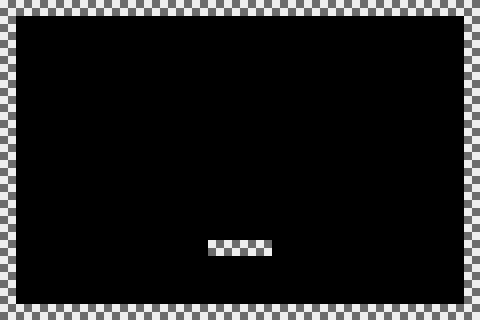

Rendered tile map (Tiled .tmx) drawn with the repository's tilesets; below, a short description and the map source with its tile grids summarised:
An orthogonal 30x20 tile map with 16x16 px tiles, 2 tile layers (bricks, solidbricks), 3 tilesets and 11 objects (6x PowerUpSpawnPoint, SpawnPoint, ExitDoor, TimeBomb).

<map version="1.0" orientation="orthogonal" width="30" height="20" tilewidth="16" tileheight="16">
 <tileset firstgid="1" name="TileSetTemplate" tilewidth="16" tileheight="16">
  <image source="TileSetTemplate.png" width="64" height="64" />
 </tileset>
 <tileset firstgid="17" name="TileSetTemplateSolid" tilewidth="16" tileheight="16">
  <image source="TileSetTemplateSolid.png" width="64" height="64" />
 </tileset>
 <tileset firstgid="33" name="Tile T" tilewidth="16" tileheight="16">
  <image source="Tile T.png" width="16" height="16" />
 </tileset>
 <layer name="bricks" width="30" height="20">
  <data>[600 cells, 0 non-empty, 0 distinct tile ids]</data>
 </layer>
 <layer name="solidbricks" width="30" height="20">
  <data>[600 cells, 100 non-empty, 1 distinct tile ids]</data>
 </layer>
 <objectgroup name="Objects" width="30" height="20">
  <object x="441" y="107" height="1" />
  <object name="PowerUpSpawnPoint" x="149" y="196">
   <properties>
    <property name="PowerUpSpawnPoint" value="0" />
   </properties>
  </object>
  <object name="PowerUpSpawnPoint" x="170" y="196">
   <properties>
    <property name="PowerUpSpawnPoint" value="1" />
   </properties>
  </object>
  <object name="PowerUpSpawnPoint" x="190" y="195">
   <properties>
    <property name="PowerUpSpawnPoint" value="2" />
   </properties>
  </object>
  <object name="PowerUpSpawnPoint" x="149" y="216">
   <properties>
    <property name="PowerUpSpawnPoint" value="3" />
   </properties>
  </object>
  <object name="PowerUpSpawnPoint" x="170" y="217">
   <properties>
    <property name="PowerUpSpawnPoint" value="4" />
   </properties>
  </object>
  <object name="PowerUpSpawnPoint" x="191" y="215">
   <properties>
    <property name="PowerUpSpawnPoint" value="5" />
   </properties>
  </object>
  <object x="441" y="178" height="1" />
  <object name="SpawnPoint" x="73" y="287">
   <properties>
    <property name="SpawnPoint" value="1" />
   </properties>
  </object>
  <object name="ExitDoor" x="400" y="282">
   <properties>
    <property name="ExitDoor" value="1" />
   </properties>
  </object>
  <object name="TimeBomb" x="242" y="227">
   <properties>
    <property name="TimeBomb" value="1" />
   </properties>
  </object>
 </objectgroup>
</map>
